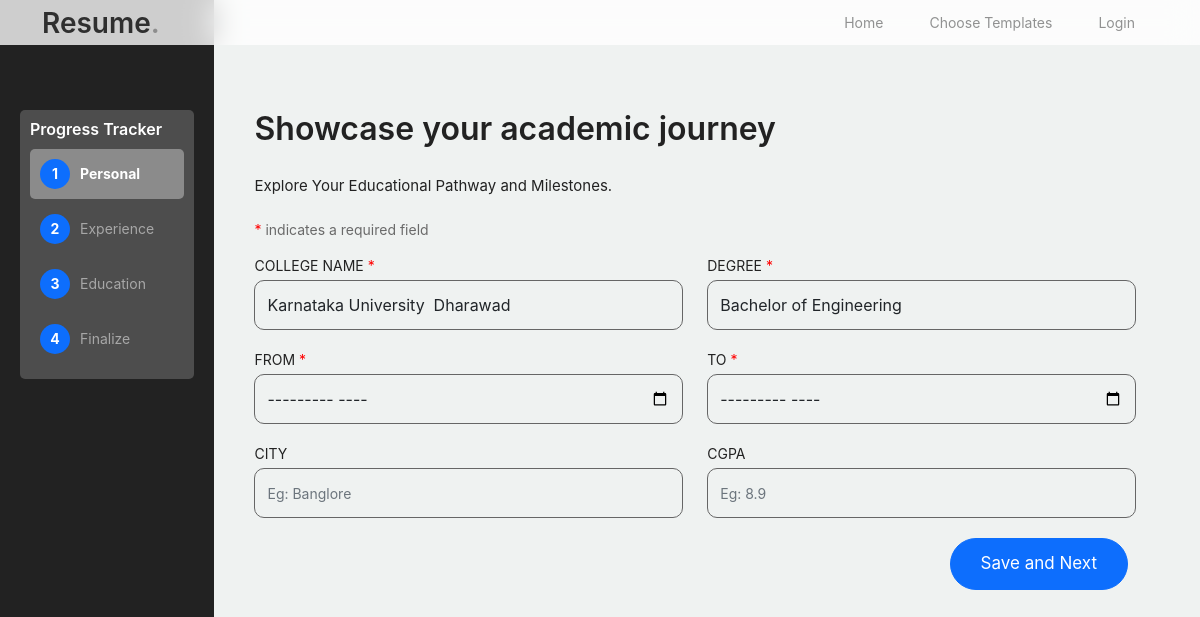
The page /extracted_education (signed in) on the database as committed earlier.
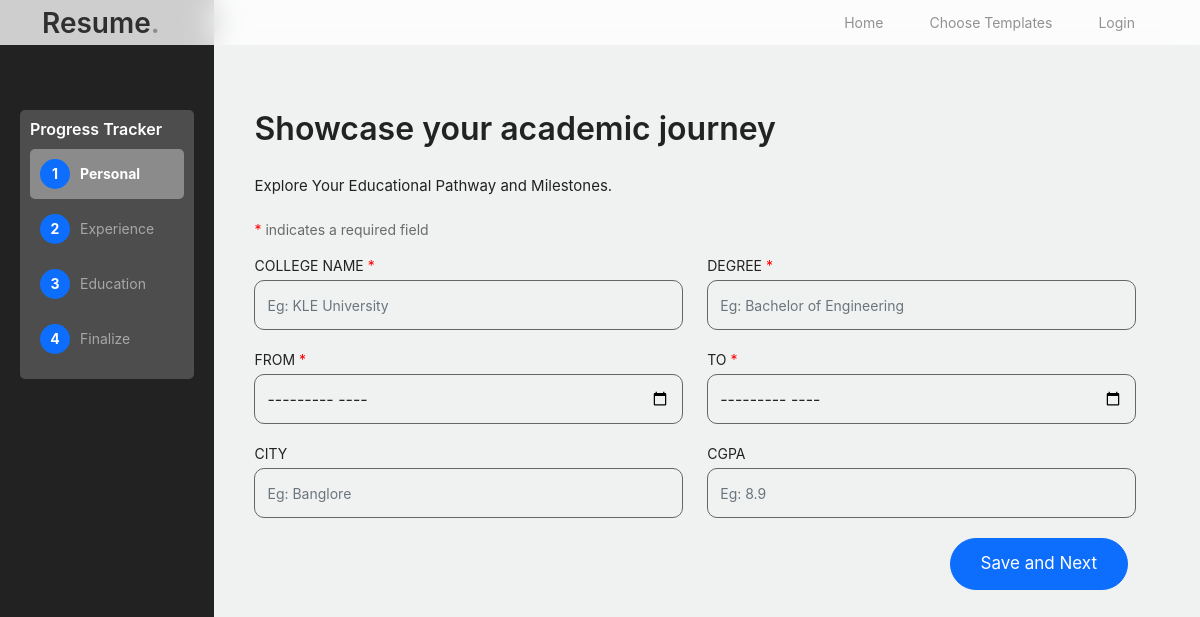
The same page on the database as committed later.
### resume_builder/models.py (models this page shows)
class Extracted_EducationDetails(models.Model):
    user_id = models.ForeignKey('NewUser', on_delete=models.CASCADE)
    template_id = models.CharField(max_length=50, default='0')
    user_id=models.ForeignKey('NewUser', on_delete=models.CASCADE)
    degree=models.CharField(max_length=5000, default='Add Your Degree')
    university=models.CharField(max_length=5000, default='Add Your university')
    year_of_passing=models.CharField(max_length=5000, default='Add Your year of passing')
    id_name = models.CharField(max_length=300,default='none')

### resume_builder/views.py (the view, shortened to what this page needs)
# urls.py: path('extracted_education',views.extracted_education,name="extracted_education"),
def extracted_education(request):
    user_id = request.user.id
    details=Extracted_EducationDetails.objects.filter(user_id_id=user_id).order_by('-id').first()
    context={'id':id,'details':details}
    return render(request,'extracted_education.html',context)

### resume_builder/templates/extracted_education.html (shortened to what the changed rows need)
<!doctype html>
<html lang="en">
<head>
		<link href="/static/home_assets/css/bootstrap.min.css" rel="stylesheet">
		<link href="https://cdnjs.cloudflare.com/ajax/libs/font-awesome/6.0.0-beta3/css/all.min.css" rel="stylesheet">
		<link href="/static/home_assets/css/tiny-slider.css" rel="stylesheet">
		<link href="/static/home_assets/css/style.css" rel="stylesheet">
	</head>
	<body>
<div class="hero1">
		<div class="container1">
			<div class="main-content" id="main-content">
				<div style="margin-top: 70px;">
					<h2 class="mb-4 section-title1" style="color: #222222;">Showcase your academic journey </h2>
				</div>
                <form action="#" class="row g-6" style="background-color: transparent;" method="post">
                    <div class="row g-6">
                        <div class="col-lg-6">
                            <label style="color: #222222;">COLLEGE NAME <span style="color: red;">*</span></label>
                            <input type="text" value="{{details.university}}" required name="college_name" class="form-control" placeholder="Eg: KLE University" style="background-color: transparent; border: 1px solid #666;">
                        </div>
                        <div class="col-lg-6">
                            <label style="color: #222222;">DEGREE <span style="color: red;">*</span></label>
                            <input type="text" value="{{details.degree}}" required name="degree" class="form-control" placeholder="Eg: Bachelor of Engineering" style="background-color: transparent; border: 1px solid #666;">
                        </div>
                    </div>
                    <div class="row g-6">
                        <div class="col-lg-6">
                            <label style="color: #222222;">FROM <span style="color: red;">*</span></label>
                            <input type="month" value="{{details.year_of_passing}}" required class="form-control" name="from_date" style="background-color: transparent; border: 1px solid #666;">
                        </div>
                    </div>
                </form>
			</div>
		</div>
		</div>
	</body>
</html>

Rows that differ between the two databases and show on the page:
removed Extracted_EducationDetails: college_name "Karnataka University Dharawad", degree "Bachelor of Engineering"
